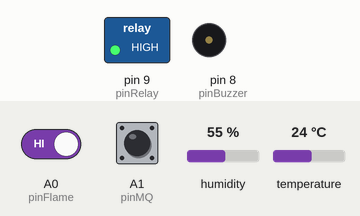
The sketch below on a simulated Arduino Uno, built for the host (arithmetic inside an expression is 32-bit, double 64-bit). Parts: switched loads named in the sketch (green lamp = pin HIGH), buzzer (waves = sounding, pin HIGH). Inputs (shaded band) come from the test bench; at power-on: A0 (pinFlame) HIGH, A1 (pinMQ) HIGH, humidity 55 %, temperature 24 °C. WiFi joins after 1.5 s; servers stay silent unless stated; uploads are accepted with an empty reply; what the sketch prints to the serial monitor is not drawn.

Above: at 0.1 s.
At 1.6 s:
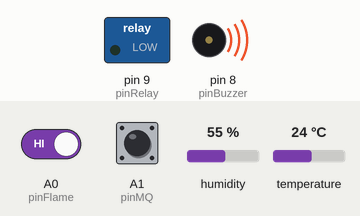
Timing chart, 0 to 3.1 s (numbered marks = the images above):
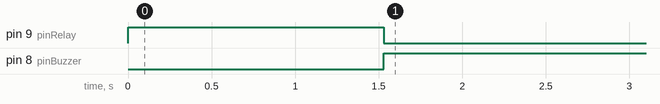

The sketch:

tugas-project_2.ino
```cpp
#include "WiFiEsp.h"
#include <SoftwareSerial.h>
#include "DHT.h"

char ssid[] = "****";        // Isi dengan nama profil Wifi
char pass[] = "********";            // password wifi
char server[] = "x.x.x.x";

long waktuMintaData = 1000; //minta data setiap 1000ms

#define pinFlame    A0
#define pinMQ       A1
#define pinDHT      A2
#define pinBuzzer   8
#define pinRelay    9

float setSuhu = 31.0;

String Respon = "";
long waktuMulai;
bool responDariServer = false;
bool prosesKirimDataKeServer = false;

WiFiEspClient client;
int status = WL_IDLE_STATUS;

SoftwareSerial wifi(2,3);
DHT dht(pinDHT, DHT11);

void setup()
{
  pinMode(pinFlame, INPUT_PULLUP);
  pinMode(pinMQ, INPUT_PULLUP);
  pinMode(pinDHT, INPUT_PULLUP);
  pinMode(pinBuzzer, OUTPUT);
  digitalWrite(pinRelay, HIGH);
  pinMode(pinRelay, OUTPUT);

  Serial.begin(115200);

  wifi.begin(115200);
  WiFi.init(&wifi);

  // check for the presence of the shield
  if (WiFi.status() == WL_NO_SHIELD) {
    Serial.println("WiFi shield not present");
    // don't continue
    while (true);
  }

  // attempt to connect to WiFi network
  while ( status != WL_CONNECTED) {
    Serial.print("Attempting to connect to WPA SSID: ");
    Serial.println(ssid);
    // Connect to WPA/WPA2 network
    status = WiFi.begin(ssid, pass);
  }

  // you're connected now, so print out the data
  Serial.println("You're connected to the network");

  printWifiStatus();
  dht.begin();
  waktuMulai = millis();
}

void loop()
{
  float suhu = dht.readTemperature();
//print status
  Serial.println();
  Serial.print("Api = ");
  Serial.println(digitalRead(pinFlame));
  Serial.print("Asap = ");
  Serial.println(digitalRead(pinMQ));
  Serial.print("suhu = ");
  Serial.println(suhu);

  if(!digitalRead(pinFlame) && !digitalRead(pinMQ) && (suhu < setSuhu))
  {
    digitalWrite(pinRelay, HIGH);
    digitalWrite(pinBuzzer, LOW);

  }
  if(digitalRead(pinFlame))
  {
    digitalWrite(pinRelay, LOW);
    digitalWrite(pinBuzzer, HIGH);
  }
  if(digitalRead(pinMQ))
  {
    digitalWrite(pinRelay, LOW);
    digitalWrite(pinBuzzer, HIGH);
  }
  if(suhu >= setSuhu)
  {
    digitalWrite(pinBuzzer, HIGH);
  }
  //kirim data
  if(waktuMintaData < millis() - waktuMulai)
  {
    waktuMulai = millis();
    prosesKirimDataKeServer = kirimDataKeServer();
  }

  while (client.available())
  {
    char c = client.read();
    Respon += c;
  }

  Serial.print("prosesKirimDataKeServer = ");
  Serial.println(prosesKirimDataKeServer);

  if (!client.connected() && prosesKirimDataKeServer) {
    Serial.println("Disconnecting from server...");
    client.stop();
    responDariServer = true;
    prosesKirimDataKeServer = false;
  }

  // penanganan data yang diterima dari server
  if(responDariServer)
  {
    responDariServer = false;
    Serial.println(Respon);
    int posisiData = Respon.indexOf("\r\n\r\n");
    String Data = Respon.substring(posisiData+4);
    Data.trim();

    String variabel;
    String nilai;

    Serial.println("Data dari server");
    posisiData = Data.indexOf('=');
    if(posisiData > 0)
    {
      variabel = Data.substring(0,posisiData);
      nilai = Data.substring(posisiData+1);

      //===========Penanganan respon disini
      if(variabel == "setSuhu")
      {
        setSuhu = nilai.toFloat();
      }
//      Serial.print(variabel);
//      Serial.print(" = ");
//      Serial.println(nilai);
    }
    Respon = "";
  }
}

bool kirimDataKeServer()
{
  Serial.println();
  Serial.println("Starting connection to server...");
  // if you get a connection, report back via serial
  if (client.connect(server, 80)) {
    Serial.println("Connected to server");
    // Make a HTTP request

    client.print("GET /index.php/databaseArduino/dariArduino");
    client.print("?Api=");
    client.print(digitalRead(pinFlame));

    client.print("&Asap=");
    client.print(digitalRead(pinMQ));

    client.print("&Suhu=");
    client.print(dht.readTemperature());

    client.println(" HTTP/1.1");
    client.print("Host: ");
    client.println(server);
    client.println("Connection: close");
    client.println();
    return true;
  }
  return false;
}

void printWifiStatus()
{
  // print the SSID of the network you're attached to
  Serial.print("SSID: ");
  Serial.println(WiFi.SSID());

  // print your WiFi shield's IP address
  IPAddress ip = WiFi.localIP();
  Serial.print("IP Address: ");
  Serial.println(ip);

  // print the received signal strength
  long rssi = WiFi.RSSI();
  Serial.print("Signal strength (RSSI):");
  Serial.print(rssi);
  Serial.println(" dBm");

  IPAddress gateway = WiFi.gatewayIP();
  Serial.print("gateway:");
  Serial.print(gateway);
  Serial.println(" ");
}
```

Measured:
- by itself, pin 9 (pinRelay): HIGH → LOW at 1.5 s
- by itself, pin 8 (pinBuzzer): LOW → HIGH at 1.5 s
